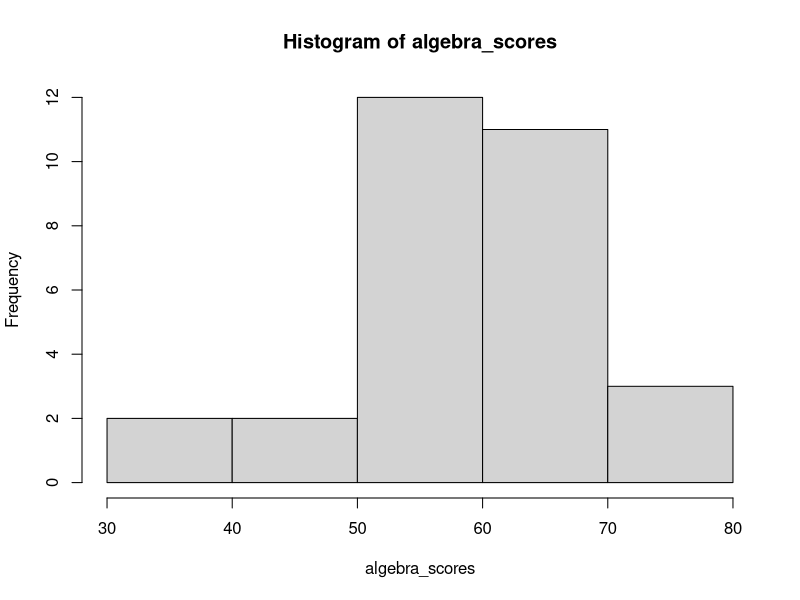
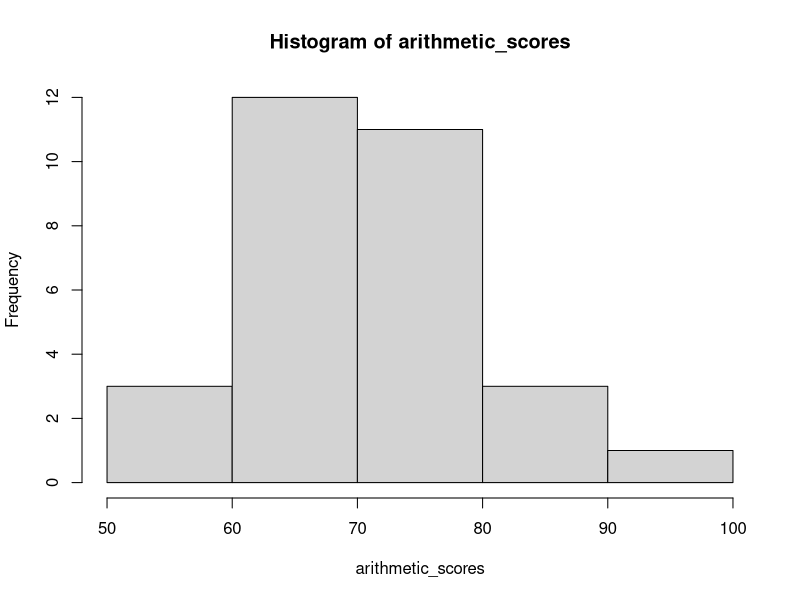
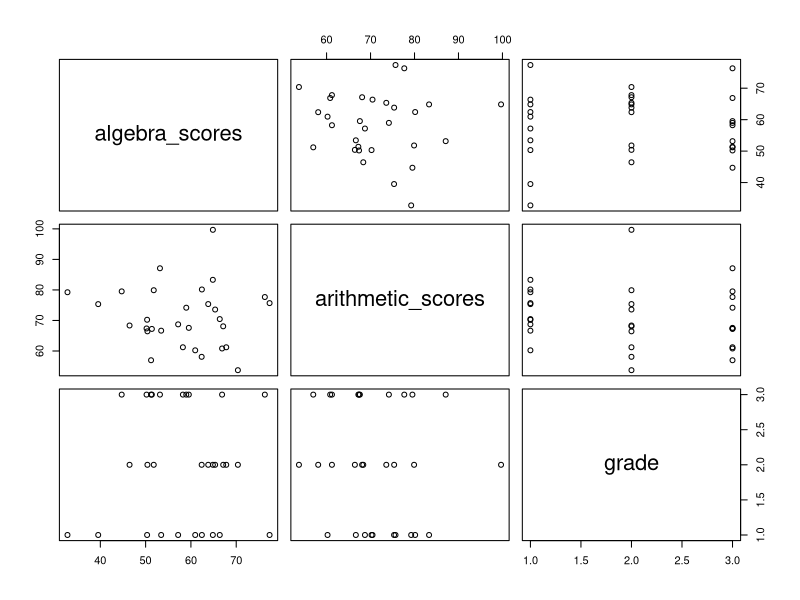

These figures' R source, in order: (Note: this script raises an error after producing the figures.)
# Task 1
num1 <- 15
num2 <- 7

sum_result <- num1 + num2
print(sum_result)
diff_result <- num1 - num2
print(diff_result)
prod_result <- num1 * num2
print(prod_result)
quotient_result <- num1 / num2
print(quotient_result)

print("Task 1 Results:")
print(paste("Sum:", sum_result))
print(paste("Difference:", diff_result))
print(paste("Product:", prod_result))
print(paste("Quotient:", quotient_result))


# Task 2
ages <- c(25, 30, 22, 40, 28)
print(ages)
print(mean(ages))
average_age <- mean(ages)
print(ages+5)
updated_ages <- ages + 5

print("\nTask 2 Results:")
print(paste("Average Age:", average_age))
print("Updated Ages:")
print(updated_ages)


# Task 3
temperature <- 28
temperature <- 27

if (temperature > 25) {
  print("It's a hot day!")
} else {
  print("It's a pleasant day!")
}


# Task 4
print("\nTask 4 Results:")
for(i in 1:10) {
  square <- i^2
  print(paste(i, ":", square))
}



# Task 5
calculate_area <- function(length, width) {
  area <- length * width
  return(area)
}

rectangle_length <- 8
rectangle_width <- 5

area_result <- calculate_area(rectangle_length, rectangle_width)
print(area_result)

print("\nTask 5 Results:")
print(paste("Area of Rectangle:", area_result))



# Task 6
students <- data.frame(
  name = character(0),
  grade = integer(0),
  score = numeric(0)
)
student_number <- 30
mean_alg <- 60
sd <- 10
mean_ari <- 75

student_names <- c("Alice", "Bob", "Charlie", "David", "Eva", "Frank", "Grace", "Hannah", "Ivan")
names <- c("Bella", "Steven", "Brent", "Adam", "Jeremiah", "Conrad", "Alex", "Cole", "Kenny", "Khris")
student_grades <- c("Sophomore", "Junior", "Senior")
grades <- c("Freshman", "Sophomore", "Junior")
algebra_scores <- rnorm(n = student_number, mean = mean_alg, sd = sd)
arithmetic_scores <- rnorm(n = student_number , mean = mean_ari, sd = sd) 
hist(algebra_scores)
hist(arithmetic_scores)

students2 <- data.frame(
  name = rep(names, length(student_grades)),
  grade = rep(student_grades, each = length(names)),
  algebra = algebra_scores,
  arithmetic = arithmetic_scores
)
test_score <- algebra_scores + arithmetic_scores

students3 <- data.frame(
   algebra_scores, arithmetic_scores,
  grade = rep(student_grades, each = length(names))
)
  
average_scores <- tapply(students$score, students$grade, mean)
print(average_scores)

plot(students3) +
geom_point(aes(x = grade, y = algebra_scores), color = "red", size = 3) +
geom_point(aes(x = grade, y = arithmetic_scores), color = "blue", size = 3)
xlab = grade
ylab = test_score

students3$grade <- as.numeric(students3$grade)

xlim <- range(students3$grade)
ylim <- range(students3$algebra_scores, students3$arithmetic_scores)

plot(students3$grade, students3$algebra_scores,
col = "red",
pch = 16,
xlab = "grade", 
ylab = "test_score",
ylim = ylim,
xlim = xlim)

points(students3$grade, students3$arithmetic_scores, 
       col = "blue",
       pch = 16)

correlation <- cor(students3$algebra_scores, students3$arithmetic_scores, use = "complete.obs")
ggplot(students3, aes(x = grade)) +
  geom_point(aes(y = algebra_scores), color = "red", size = 3) +
  geom_point(aes(y = arithmetic_scores), color = "blue", size = 3) +
  labs(x = "Grade", y = "Test Score") 
  
 
   
algebra_scores <- rnorm(n = student_number, mean = mean_alg, sd = sd)
arithmetic_scores <- rnorm(n = student_number , mean = mean_ari, sd = sd) + algebra_scores

ggplot(students3) + 
geom_point(aes(x = grade, y = algebra_scores), color = "red", size = 3) +
geom_point(aes(x = grade, y = arithmetic_scores), color = "blue", size = 3)
xlab = student_grades
ylab = test_score
